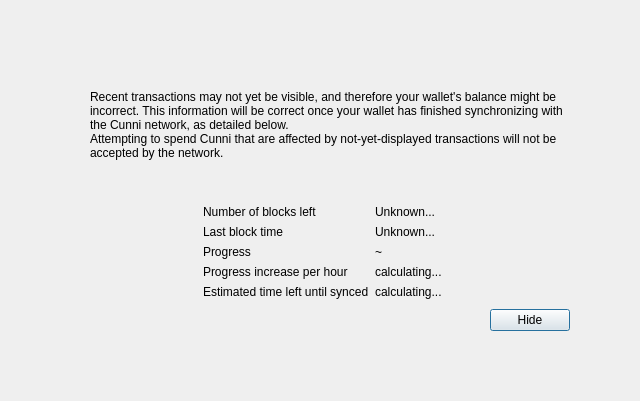
<?xml version="1.0" encoding="UTF-8"?>
<ui version="4.0">
 <class>ModalOverlay</class>
 <widget class="QWidget" name="ModalOverlay">
  <property name="geometry">
   <rect>
    <x>0</x>
    <y>0</y>
    <width>640</width>
    <height>401</height>
   </rect>
  </property>
  <property name="windowTitle">
   <string>Form</string>
  </property>
  <layout class="QVBoxLayout" name="verticalLayout" stretch="0">
   <property name="sizeConstraint">
    <enum>QLayout::SetDefaultConstraint</enum>
   </property>
   <property name="leftMargin">
    <number>0</number>
   </property>
   <property name="topMargin">
    <number>0</number>
   </property>
   <property name="rightMargin">
    <number>0</number>
   </property>
   <property name="bottomMargin">
    <number>0</number>
   </property>
   <item>
    <widget class="QWidget" name="bgWidget" native="true">
     <property name="styleSheet">
      <string notr="true"/>
     </property>
     <layout class="QVBoxLayout" name="verticalLayoutMain" stretch="0">
      <property name="leftMargin">
       <number>60</number>
      </property>
      <property name="topMargin">
       <number>60</number>
      </property>
      <property name="rightMargin">
       <number>60</number>
      </property>
      <property name="bottomMargin">
       <number>60</number>
      </property>
      <item>
       <widget class="QWidget" name="contentWidget" native="true">
        <property name="styleSheet">
         <string notr="true"/>
        </property>
        <layout class="QVBoxLayout" name="verticalLayoutSub" stretch="1,0,0,0,0">
         <property name="spacing">
          <number>0</number>
         </property>
         <property name="leftMargin">
          <number>10</number>
         </property>
         <property name="topMargin">
          <number>10</number>
         </property>
         <property name="rightMargin">
          <number>10</number>
         </property>
         <property name="bottomMargin">
          <number>10</number>
         </property>
         <item>
          <layout class="QHBoxLayout" name="horizontalLayoutIconText" stretch="0,1">
           <property name="topMargin">
            <number>20</number>
           </property>
           <item>
            <layout class="QVBoxLayout" name="verticalLayoutIcon">
             <property name="leftMargin">
              <number>0</number>
             </property>
             <item>
              <widget class="QLabel" name="warningIcon">
               <property name="text">
                <string/>
               </property>
              </widget>
             </item>
             <item>
              <spacer name="verticalSpacerWarningIcon">
               <property name="orientation">
                <enum>Qt::Vertical</enum>
               </property>
               <property name="sizeHint" stdset="0">
                <size>
                 <width>20</width>
                 <height>40</height>
                </size>
               </property>
              </spacer>
             </item>
            </layout>
           </item>
           <item>
            <layout class="QVBoxLayout" name="verticalLayoutInfoText">
             <property name="leftMargin">
              <number>0</number>
             </property>
             <property name="topMargin">
              <number>0</number>
             </property>
             <item>
              <widget class="QLabel" name="infoText">
               <property name="text">
                <string>Recent transactions may not yet be visible, and therefore your wallet's balance might be incorrect. This information will be correct once your wallet has finished synchronizing with the Cunni network, as detailed below.</string>
               </property>
               <property name="textFormat">
                <enum>Qt::RichText</enum>
               </property>
               <property name="wordWrap">
                <bool>true</bool>
               </property>
              </widget>
             </item>
             <item>
              <widget class="QLabel" name="infoTextStrong">
               <property name="text">
                <string>Attempting to spend Cunni that are affected by not-yet-displayed transactions will not be accepted by the network.</string>
               </property>
               <property name="textFormat">
                <enum>Qt::RichText</enum>
               </property>
               <property name="wordWrap">
                <bool>true</bool>
               </property>
              </widget>
             </item>
             <item>
              <spacer name="verticalSpacerInTextSpace">
               <property name="orientation">
                <enum>Qt::Vertical</enum>
               </property>
               <property name="sizeHint" stdset="0">
                <size>
                 <width>20</width>
                 <height>40</height>
                </size>
               </property>
              </spacer>
             </item>
            </layout>
           </item>
          </layout>
         </item>
         <item>
          <spacer name="verticalSpacerAfterText">
           <property name="orientation">
            <enum>Qt::Vertical</enum>
           </property>
           <property name="sizeHint" stdset="0">
            <size>
             <width>20</width>
             <height>40</height>
            </size>
           </property>
          </spacer>
         </item>
         <item>
          <layout class="QFormLayout" name="formLayout">
           <property name="fieldGrowthPolicy">
            <enum>QFormLayout::FieldsStayAtSizeHint</enum>
           </property>
           <property name="formAlignment">
            <set>Qt::AlignHCenter|Qt::AlignTop</set>
           </property>
           <property name="horizontalSpacing">
            <number>6</number>
           </property>
           <property name="verticalSpacing">
            <number>6</number>
           </property>
           <property name="topMargin">
            <number>10</number>
           </property>
           <item row="0" column="0">
            <widget class="QLabel" name="labelNumberOfBlocksLeft">
             <property name="text">
              <string>Number of blocks left</string>
             </property>
            </widget>
           </item>
           <item row="0" column="1">
            <widget class="QLabel" name="numberOfBlocksLeft">
             <property name="text">
              <string>Unknown...</string>
             </property>
            </widget>
           </item>
           <item row="1" column="0">
            <widget class="QLabel" name="labelLastBlockTime">
             <property name="text">
              <string>Last block time</string>
             </property>
            </widget>
           </item>
           <item row="1" column="1">
            <widget class="QLabel" name="newestBlockDate">
             <property name="sizePolicy">
              <sizepolicy hsizetype="Maximum" vsizetype="Preferred">
               <horstretch>0</horstretch>
               <verstretch>0</verstretch>
              </sizepolicy>
             </property>
             <property name="text">
              <string>Unknown...</string>
             </property>
            </widget>
           </item>
           <item row="2" column="0">
            <widget class="QLabel" name="labelSyncDone">
             <property name="text">
              <string>Progress</string>
             </property>
            </widget>
           </item>
           <item row="2" column="1">
            <layout class="QHBoxLayout" name="horizontalLayoutSync" stretch="0,1">
             <item>
              <widget class="QLabel" name="percentageProgress">
               <property name="text">
                <string notr="true">~</string>
               </property>
              </widget>
             </item>
            </layout>
           </item>
           <item row="4" column="0">
            <widget class="QLabel" name="labelProgressIncrease">
             <property name="text">
              <string>Progress increase per hour</string>
             </property>
            </widget>
           </item>
           <item row="4" column="1">
            <widget class="QLabel" name="progressIncreasePerH">
             <property name="text">
              <string>calculating...</string>
             </property>
            </widget>
           </item>
           <item row="5" column="0">
            <widget class="QLabel" name="labelEstimatedTimeLeft">
             <property name="text">
              <string>Estimated time left until synced</string>
             </property>
            </widget>
           </item>
           <item row="5" column="1">
            <widget class="QLabel" name="expectedTimeLeft">
             <property name="text">
              <string>calculating...</string>
             </property>
            </widget>
           </item>
          </layout>
         </item>
         <item>
          <layout class="QHBoxLayout" name="horizontalLayoutButtons">
           <property name="leftMargin">
            <number>10</number>
           </property>
           <property name="topMargin">
            <number>10</number>
           </property>
           <item>
            <spacer name="horizontalSpacer">
             <property name="orientation">
              <enum>Qt::Horizontal</enum>
             </property>
             <property name="sizeHint" stdset="0">
              <size>
               <width>40</width>
               <height>20</height>
              </size>
             </property>
            </spacer>
           </item>
           <item>
            <widget class="QPushButton" name="closeButton">
             <property name="text">
              <string>Hide</string>
             </property>
             <property name="shortcut">
              <string notr="true">Esc</string>
             </property>
             <property name="focusPolicy">
              <enum>Qt::StrongFocus</enum>
             </property>
             <property name="default">
              <bool>true</bool>
             </property>
            </widget>
           </item>
          </layout>
         </item>
         <item>
          <layout class="QVBoxLayout" name="verticalLayout_2">
           <item>
            <spacer name="verticalSpacer">
             <property name="orientation">
              <enum>Qt::Vertical</enum>
             </property>
             <property name="sizeHint" stdset="0">
              <size>
               <width>20</width>
               <height>40</height>
              </size>
             </property>
            </spacer>
           </item>
          </layout>
         </item>
        </layout>
       </widget>
      </item>
     </layout>
    </widget>
   </item>
  </layout>
 </widget>
 <resources/>
 <connections/>
</ui>
